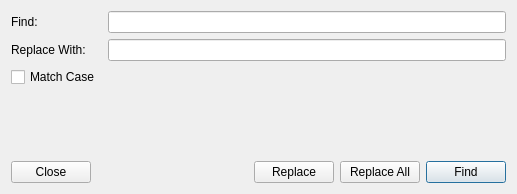
<?xml version="1.0" encoding="UTF-8"?>
<ui version="4.0">
 <class>FindDialog</class>
 <widget class="QDialog" name="FindDialog">
  <property name="geometry">
   <rect>
    <x>0</x>
    <y>0</y>
    <width>517</width>
    <height>194</height>
   </rect>
  </property>
  <property name="windowTitle">
   <string>Find</string>
  </property>
  <layout class="QVBoxLayout">
   <item>
    <layout class="QHBoxLayout">
     <item>
      <widget class="QLabel" name="findLabel">
       <property name="sizePolicy">
        <sizepolicy hsizetype="Fixed" vsizetype="Preferred">
         <horstretch>0</horstretch>
         <verstretch>0</verstretch>
        </sizepolicy>
       </property>
       <property name="minimumSize">
        <size>
         <width>91</width>
         <height>0</height>
        </size>
       </property>
       <property name="text">
        <string>Find:</string>
       </property>
      </widget>
     </item>
     <item>
      <widget class="QLineEdit" name="ui_findInput"/>
     </item>
    </layout>
   </item>
   <item>
    <layout class="QHBoxLayout">
     <item>
      <widget class="QLabel" name="label">
       <property name="minimumSize">
        <size>
         <width>91</width>
         <height>0</height>
        </size>
       </property>
       <property name="text">
        <string>Replace With:</string>
       </property>
      </widget>
     </item>
     <item>
      <widget class="QLineEdit" name="ui_replaceInput"/>
     </item>
    </layout>
   </item>
   <item>
    <layout class="QHBoxLayout">
     <item>
      <widget class="QCheckBox" name="ui_matchCaseCheckBox">
       <property name="text">
        <string>Match Case</string>
       </property>
      </widget>
     </item>
     <item>
      <spacer>
       <property name="orientation">
        <enum>Qt::Horizontal</enum>
       </property>
       <property name="sizeHint" stdset="0">
        <size>
         <width>40</width>
         <height>20</height>
        </size>
       </property>
      </spacer>
     </item>
    </layout>
   </item>
   <item>
    <spacer>
     <property name="orientation">
      <enum>Qt::Vertical</enum>
     </property>
     <property name="sizeHint" stdset="0">
      <size>
       <width>20</width>
       <height>40</height>
      </size>
     </property>
    </spacer>
   </item>
   <item>
    <layout class="QHBoxLayout">
     <item>
      <widget class="QPushButton" name="ui_buttonClose">
       <property name="text">
        <string>Close</string>
       </property>
       <property name="icon">
        <iconset resource="../rc/rc.qrc">
         <normaloff>:/shortcuts/file/icon_set/icons/cross.png</normaloff>:/shortcuts/file/icon_set/icons/cross.png</iconset>
       </property>
       <property name="autoDefault">
        <bool>false</bool>
       </property>
      </widget>
     </item>
     <item>
      <spacer>
       <property name="orientation">
        <enum>Qt::Horizontal</enum>
       </property>
       <property name="sizeHint" stdset="0">
        <size>
         <width>40</width>
         <height>20</height>
        </size>
       </property>
      </spacer>
     </item>
     <item>
      <widget class="QPushButton" name="ui_buttonReplace">
       <property name="text">
        <string>Replace</string>
       </property>
       <property name="autoDefault">
        <bool>false</bool>
       </property>
      </widget>
     </item>
     <item>
      <widget class="QPushButton" name="ui_buttonReplace_All">
       <property name="text">
        <string>Replace All</string>
       </property>
       <property name="autoDefault">
        <bool>false</bool>
       </property>
      </widget>
     </item>
     <item>
      <widget class="QPushButton" name="ui_buttonFind">
       <property name="text">
        <string>Find</string>
       </property>
       <property name="icon">
        <iconset resource="../rc/rc.qrc">
         <normaloff>:/shortcuts/edit/icon_set/icons/find.png</normaloff>:/shortcuts/edit/icon_set/icons/find.png</iconset>
       </property>
      </widget>
     </item>
    </layout>
   </item>
  </layout>
 </widget>
 <resources>
  <include location="../rc/rc.qrc"/>
 </resources>
 <connections>
  <connection>
   <sender>ui_buttonClose</sender>
   <signal>clicked()</signal>
   <receiver>FindDialog</receiver>
   <slot>close()</slot>
   <hints>
    <hint type="sourcelabel">
     <x>49</x>
     <y>131</y>
    </hint>
    <hint type="destinationlabel">
     <x>173</x>
     <y>77</y>
    </hint>
   </hints>
  </connection>
  <connection>
   <sender>ui_findInput</sender>
   <signal>returnPressed()</signal>
   <receiver>ui_buttonFind</receiver>
   <slot>click()</slot>
   <hints>
    <hint type="sourcelabel">
     <x>235</x>
     <y>23</y>
    </hint>
    <hint type="destinationlabel">
     <x>322</x>
     <y>131</y>
    </hint>
   </hints>
  </connection>
  <connection>
   <sender>ui_replaceInput</sender>
   <signal>returnPressed()</signal>
   <receiver>ui_buttonReplace</receiver>
   <slot>click()</slot>
   <hints>
    <hint type="sourcelabel">
     <x>235</x>
     <y>58</y>
    </hint>
    <hint type="destinationlabel">
     <x>236</x>
     <y>131</y>
    </hint>
   </hints>
  </connection>
 </connections>
</ui>
